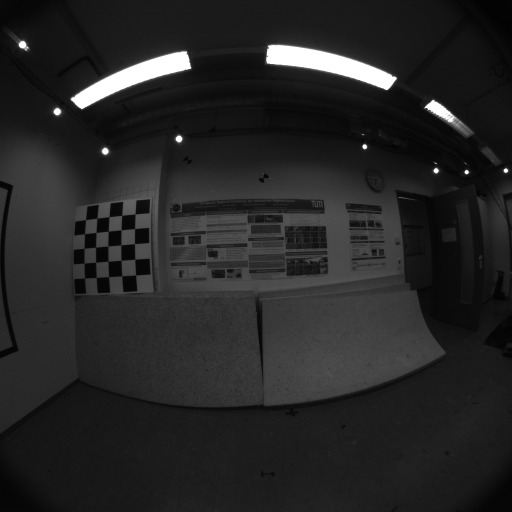
#> input picture img1.jpg, 512 x 512 px
$ python first.py
#> lines starting #> are read from the running program, lines starting #| are printed output that depends on the picture; after the words box and inside, x2 and y2 are one past the last pixel; in counts of white or black regions, pixels touching at a corner belong together; long printed decimals are rounded
import cv2
import numpy as np
import matplotlib.pyplot as plt

img1 = cv2.imread("img1.jpg", cv2.IMREAD_GRAYSCALE)
#> img1 is the input picture: shape (512, 512); min 1, max 255, mean 37.8
img2 = cv2.imread("img2.jpg", cv2.IMREAD_GRAYSCALE)
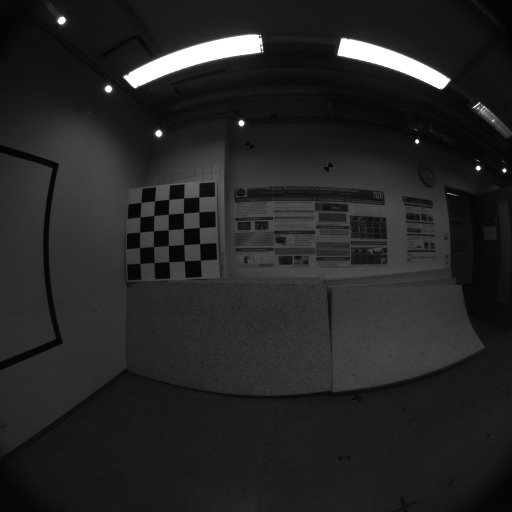
#> input picture img2.jpg, 512 x 512 px
#> img2 is the input picture: shape (512, 512); min 0, max 255, mean 37

plt.figure(figsize=(10, 4))
plt.subplot(1, 2, 1)
plt.imshow(img1, cmap='gray')
plt.title("Image 1")
plt.axis('off')
plt.subplot(1, 2, 2)
plt.imshow(img2, cmap='gray')
plt.title("Image 2")
plt.axis('off')
plt.suptitle("STEP 1: Loaded Images")
plt.show()

sift = cv2.SIFT_create()
kp1, des1 = sift.detectAndCompute(img1, None)
#> kp1 = 275 keypoints; strongest (x, y, size): (466, 172, 2.8), (365, 147, 3.2), (506, 170, 2.9), (436, 170, 3.4)
kp2, des2 = sift.detectAndCompute(img2, None)
#> kp2 = 265 keypoints; strongest (x, y, size): (504, 170, 2.6), (417, 141, 2.7), (478, 168, 3.2), (241, 123, 4)

img1_kp = cv2.drawKeypoints(img1, kp1, None, flags=cv2.DRAW_MATCHES_FLAGS_DRAW_RICH_KEYPOINTS)
img2_kp = cv2.drawKeypoints(img2, kp2, None, flags=cv2.DRAW_MATCHES_FLAGS_DRAW_RICH_KEYPOINTS)
plt.figure(figsize=(10, 4))
plt.subplot(1, 2, 1)
plt.imshow(img1_kp)
plt.title("Image 1 Keypoints")
plt.axis('off')
plt.subplot(1, 2, 2)
plt.imshow(img2_kp)
plt.title("Image 2 Keypoints")
plt.axis('off')
plt.suptitle("STEP 2: SIFT Keypoints")
plt.show()

bf = cv2.BFMatcher()
matches = bf.knnMatch(des1, des2, k=2)
#> matches = 275 matches

good_matches = []
for m, n in matches:
    if m.distance < 0.75 * n.distance:
        good_matches.append(m)
#> after the loop, good_matches = 130 matches

print("Good matches found:", len(good_matches))
#| Good matches found: 130

good_matches = sorted(good_matches, key=lambda x: x.distance)[:50]
#> good_matches = 50 matches

img_matches = cv2.drawMatches(img1, kp1, img2, kp2, good_matches, None,
                              flags=cv2.DrawMatchesFlags_NOT_DRAW_SINGLE_POINTS)
plt.figure(figsize=(15, 6))
plt.imshow(img_matches)
plt.title("STEP 3: Top 50 Matches")
plt.axis('off')
plt.show()

pts1 = np.float32([kp1[m.queryIdx].pt for m in good_matches])
#> pts1 = 50 pairs, first value 53.72 to 435.9, second value 61.91 to 291
pts2 = np.float32([kp2[m.trainIdx].pt for m in good_matches])
#> pts2 = 50 pairs, first value 105.1 to 478.1, second value 44.19 to 276.9

F, mask = cv2.findFundamentalMat(pts1, pts2, cv2.FM_RANSAC)
#> F = [[-1.06e-07, 3.55e-05, -0.00986], [-3.31e-05, 6.42e-07, 0.0103], [0.00878, -0.0136, 1]]; mask = 50 values, max 1 at index 0, min 0 at index 6, mean 0.88

pts1_in = pts1[mask.ravel() == 1]
#> pts1_in = 44 pairs, first value 53.72 to 435.9, second value 61.91 to 291
pts2_in = pts2[mask.ravel() == 1]
#> pts2_in = 44 pairs, first value 105.1 to 478.1, second value 44.19 to 276.9

print("Inlier matches after RANSAC:", len(pts1_in))
#| Inlier matches after RANSAC: 44

inlier_matches = [good_matches[i] for i in range(len(good_matches)) if mask[i]]
#> inlier_matches = 44 matches
img_inlier_matches = cv2.drawMatches(img1, kp1, img2, kp2, inlier_matches, None,
                                     flags=cv2.DrawMatchesFlags_NOT_DRAW_SINGLE_POINTS)
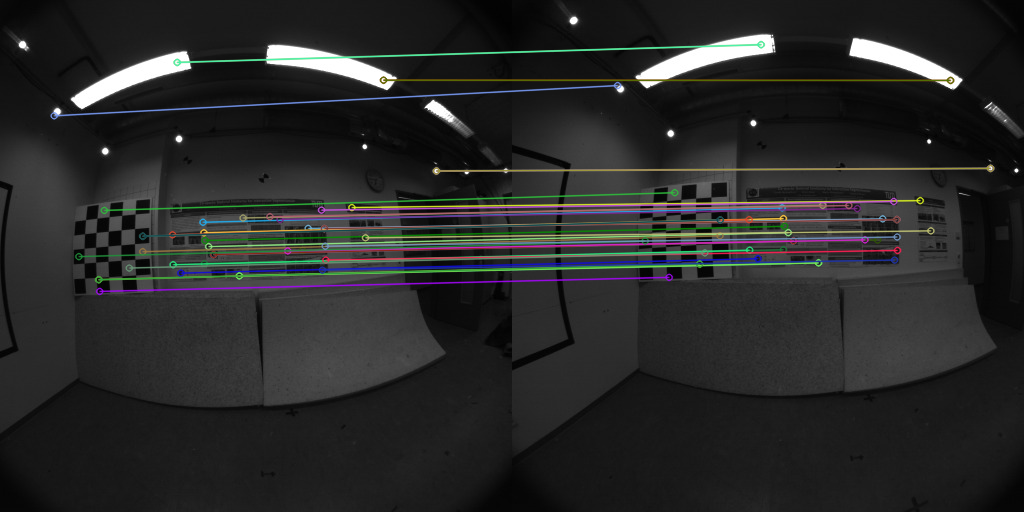
#> img_inlier_matches: shape (512, 1024, 3); mean of channels 0, 1, 2 40.7, 41.1, 40.6; drawn as B, G, R
plt.figure(figsize=(15, 6))
plt.imshow(img_inlier_matches)
plt.title("STEP 4: Inlier Matches after RANSAC")
plt.axis('off')
plt.show()

K = np.array([[1, 0, 0],
              [0, 1, 0],
              [0, 0, 1]], dtype=float)

E = K.T @ F @ K
#> E has the same summary as F

plt.figure()
plt.imshow(F, cmap='bwr')
plt.colorbar()
plt.title("STEP 5: Fundamental Matrix Visualization")
plt.show()
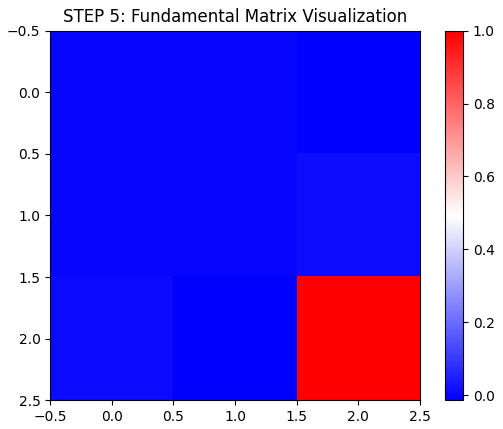
#> figure drawn by matplotlib, 2 panels

_, R, t, mask_pose = cv2.recoverPose(E, pts1_in, pts2_in, K)
#> R = [[0.629, 0.525, 0.574], [0.417, 0.396, -0.818], [-0.657, 0.754, 0.0301]]; t = [-0.82, -0.572, -0.00217]; mask_pose = 44 values, max 255 at index 19, min 0 at index 0, mean 5.8

print("Estimated Rotation:\n", R)
#| Estimated Rotation:
#|  [[ 0.6286  0.5247  0.574]
#|  [ 0.4168  0.3958 -0.8183]
#|  [-0.6566  0.7536  0.03014 ]]
print("Estimated Translation:\n", t)
#| Estimated Translation:
#|  [[-0.82]
#|  [-0.5724]
#|  [-0.002166]]

def draw_epipolar_lines(img1, img2, F, pts1, pts2, num_lines=10):
#> called with F = array of shape (3, 3), pts1 = array of shape (44, 2), pts2 = array of shape (44, 2), num_lines = 10
    pts1 = pts1[:num_lines]
#> pts1 = [[435.9, 170.5], [383.1, 79.7], [435.9, 170.5], [302.2, 249.9], [213.1, 254.1], [208.1, 246.1], [213.1, 254.1], [238.8, 275.4], [203.9, 263.3], [204.6, 240]]
    pts2 = pts2[:num_lines]
#> pts2 = [[478.1, 167.9], [438, 79.95], [478.1, 167.9], [365.2, 239.5], [281, 240.4], [275.7, 232.1], [281, 240.4], [306, 262.3], [270.9, 249.3], [272.2, 225.8]]
    lines1 = cv2.computeCorrespondEpilines(pts2.reshape(-1,1,2), 2, F)
#> lines1 = [[0.674, 0.738, -419.9], [0.95, 0.312, -388.8], [0.674, 0.738, -419.9], [0.857, -0.515, -129.4], [0.224, -0.975, 200], [0.28, -0.96, 178], [0.224, -0.975, 200], [0.0271, -1, 269.5], [0.131, -0.991, 234.3], [0.319, -0.948, 162.2]]
    lines1 = lines1.reshape(-1,3)
    img1_color = cv2.cvtColor(img1, cv2.COLOR_GRAY2BGR)
    img2_color = cv2.cvtColor(img2, cv2.COLOR_GRAY2BGR)
    for r, pt1, pt2 in zip(lines1, pts1, pts2):
        color = tuple(np.random.randint(0,255,3).tolist())
        x0, y0 = map(int, [0, -r[2]/r[1] ])
        x1, y1 = map(int, [img1.shape[1], -(r[2]+r[0]*img1.shape[1])/r[1] ])
        img1_color = cv2.line(img1_color, (x0,y0), (x1,y1), color,1)
        img1_color = cv2.circle(img1_color, tuple(np.int32(pt1)),5,color,-1)
        img2_color = cv2.circle(img2_color, tuple(np.int32(pt2)),5,color,-1)
#> this loop made 10 passes
#> (r, pt1, pt2, color, y0, y1) on passes 1 to 8: ([0.674, 0.738, -419.9], [435.9, 170.5], [478.1, 167.9], (172, 47, 117), 568, 100), ([0.95, 0.312, -388.8], [383.1, 79.7], [438, 79.95], (192, 67, 251), 1247, -313), ([0.674, 0.738, -419.9], [435.9, 170.5], [478.1, 167.9], (195, 103, 9), 568, 100), ([0.857, -0.515, -129.4], [302.2, 249.9], [365.2, 239.5], (211, 21, 242), -251, 601), ([0.224, -0.975, 200], [213.1, 254.1], [281, 240.4], (36, 87, 70), 205, 322), ([0.28, -0.96, 178], [208.1, 246.1], [275.7, 232.1], (216, 88, 140), 185, 334), ([0.224, -0.975, 200], [213.1, 254.1], [281, 240.4], (58, 193, 230), 205, 322), ([0.0271, -1, 269.5], [238.8, 275.4], [306, 262.3], (39, 87, 174), 269, 283)
#> pass 1, in draw_epipolar_lines, `img1_color = cv2.line(img1_color, (x0,y0), (x1,y1), color,1)`:
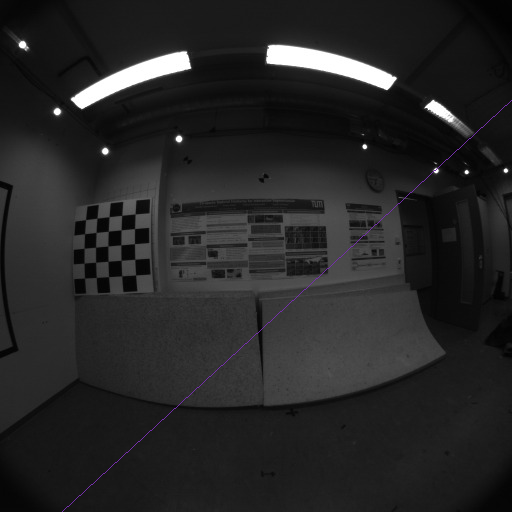
#> img1_color: shape (512, 512, 3); 0.17% of pixels changed, all inside (x1, y1, x2, y2) = (62, 100, 512, 512)
#> after the loop:
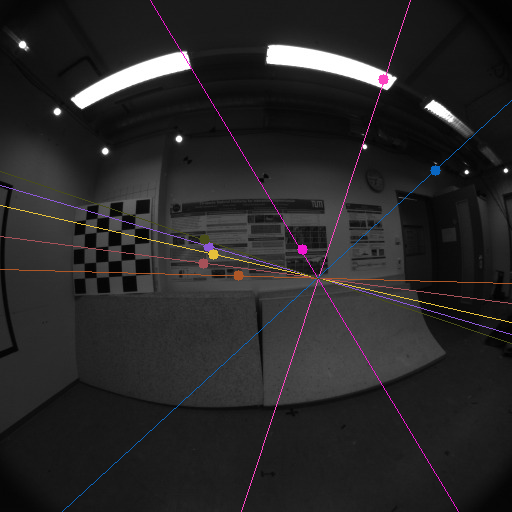
#> img1_color: shape (512, 512, 3); mean B, G, R 39.1, 38.5, 39.7
#> after the loop:
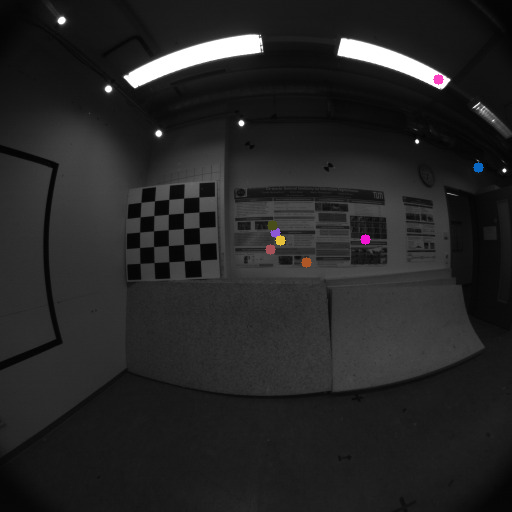
#> img2_color: shape (512, 512, 3); mean B, G, R 37.1, 37, 37.2
    return img1_color, img2_color

img1_epi, img2_epi = draw_epipolar_lines(img1, img2, F, pts1_in, pts2_in)
plt.figure(figsize=(10,4))
plt.subplot(1,2,1)
plt.imshow(img1_epi)
plt.title("STEP 6: Epipolar Lines (Image 1)")
plt.axis('off')
plt.subplot(1,2,2)
plt.imshow(img2_epi)
plt.title("STEP 6: Epipolar Points (Image 2)")
plt.axis('off')
plt.show()
#> figure, not shown here; B, G, R data is drawn as R, G, B

proj1 = K @ np.hstack((np.eye(3), np.zeros((3, 1))))
proj2 = K @ np.hstack((R, t))
#> proj2 = [[0.629, 0.525, 0.574, -0.82], [0.417, 0.396, -0.818, -0.572], [-0.657, 0.754, 0.0301, -0.00217]]

pts1_h = cv2.convertPointsToHomogeneous(pts1_in)[:, 0, :]
#> pts1_h = 44 rows, first 8: [435.9, 170.5, 1], [383.1, 79.7, 1], [435.9, 170.5, 1], [302.2, 249.9, 1], [213.1, 254.1, 1], [208.1, 246.1, 1], [213.1, 254.1, 1], [238.8, 275.4, 1]
pts2_h = cv2.convertPointsToHomogeneous(pts2_in)[:, 0, :]
#> pts2_h = 44 rows, first 8: [478.1, 167.9, 1], [438, 79.95, 1], [478.1, 167.9, 1], [365.2, 239.5, 1], [281, 240.4, 1], [275.7, 232.1, 1], [281, 240.4, 1], [306, 262.3, 1]

pts_4d_h = cv2.triangulatePoints(proj1, proj2, pts1_in.T, pts2_in.T)
pts_3d = (pts_4d_h / pts_4d_h[3])[:3].T
#> pts_3d = 44 rows, first 8: [0.362, 0.317, 0.000966], [0.392, 0.343, 0.00116], [0.362, 0.317, 0.000966], [0.481, 0.42, 0.00163], [0.268, 0.234, 0.00106], [0.245, 0.214, 0.000997], [0.268, 0.234, 0.00106], [0.322, 0.281, 0.00116]

fig = plt.figure()
ax = fig.add_subplot(111, projection='3d')
ax.scatter(pts_3d[:,0], pts_3d[:,1], pts_3d[:,2], s=10)
ax.set_title("STEP 7: Triangulated 3D Points")
ax.set_xlabel('X')
ax.set_ylabel('Y')
ax.set_zlabel('Z')
plt.show()
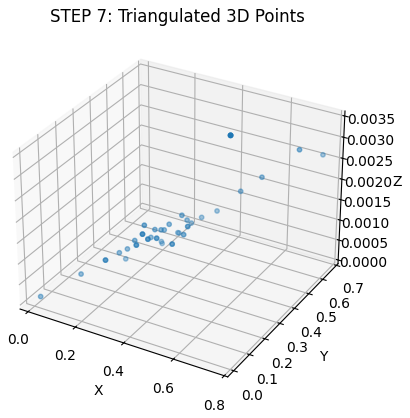
#> figure drawn by matplotlib, 1 panel

avg_depth = np.mean(pts_3d[:, 2])
#> avg_depth = 0.00137
theta = np.arccos((np.trace(R) - 1) / 2) * 180 / np.pi
#> theta = 88.44

print("Average Depth:", avg_depth)
#| Average Depth: 0.001375
print("Average Pose Change (angle):", theta, "degrees")
#| Average Pose Change (angle): 88.435 degrees

plt.figure()
plt.text(0.1, 0.7, f"STEP 8: Avg Depth: {avg_depth:.2f}\nPose Change: {theta:.2f} deg", fontsize=16)
plt.axis('off')
plt.show()
